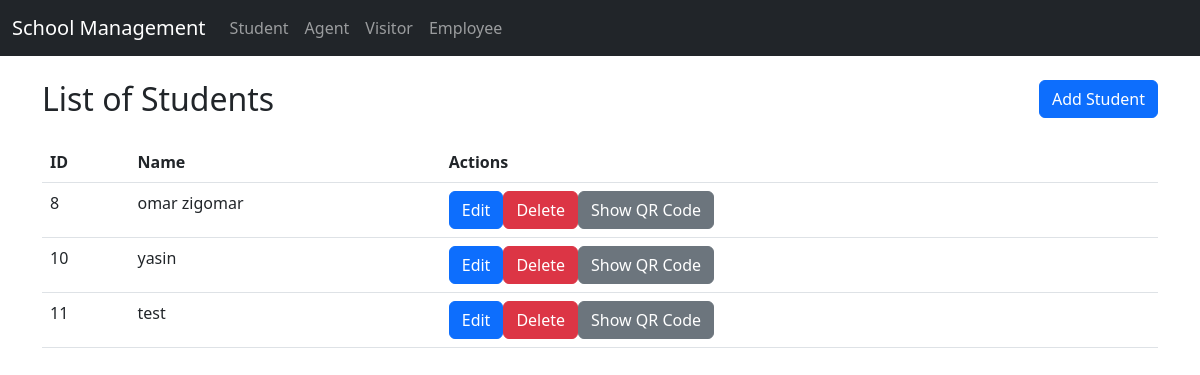
/admin/student/show.php (signed in), run on the app's committed database.
### tables this page shows
CREATE TABLE `student` (
  `student_id` int(11) NOT NULL,
  `student_name` varchar(255) NOT NULL,
  `username` varchar(50) DEFAULT NULL,
  `password` varchar(255) DEFAULT NULL
);

### admin/student/show.php (the view, shortened to what this page needs)
<!DOCTYPE html>
<html lang="en">
<head>
    <link rel="stylesheet" href="https://cdn.jsdelivr.net/npm/bootstrap@5.3.0-alpha1/dist/css/bootstrap.min.css">
</head>
<body>
<nav class="navbar navbar-expand-lg navbar-dark bg-dark">
  <div class="container-fluid">
    <a class="navbar-brand" href="../dashboard.php">School Management</a>
    <div class="collapse navbar-collapse" id="navbarNavDropdown">
      <ul class="navbar-nav">
        <li class="nav-item">
          <a class="nav-link" href="../../admin/student/show.php">Student</a>
        </li>
        <li class="nav-item">
          <a class="nav-link" href="../../admin/agent/show.php">Agent</a>
        </li>
        <li class="nav-item">
          <a class="nav-link" href="../../admin/visitur/show.php">Visitor</a>
        </li>
        <li class="nav-item">
          <a class="nav-link" href="../../admin/employee/show.php">Employee</a>
        </li>
      </ul>
    </div>
  </div>
</nav>
<div class="container mt-4">
  <div class="row mb-3">
    <div class="col">
      <h2>List of Students</h2>
    </div>
    <div class="col text-end">
      <a href="../../admin/student/add.php" class="btn btn-primary">Add Student</a>
    </div>
  </div>
  <?php
  require_once('../../db.php');
  function displayStudents() {
      global $conn;
      $students = $conn->query("SELECT * FROM Student");
      if ($students->num_rows > 0) {
          echo "<table class='table'>";
          echo "<thead><tr><th>ID</th><th>Name</th><th>Actions</th></tr></thead>";
          echo "<tbody>";
          while ($row = $students->fetch_assoc()) {
              echo "<tr>";
              echo "<td>" . $row['student_id'] . "</td>";
              echo "<td>" . $row['student_name'] . "</td>";
              echo "<td class='table-buttons'>";
              echo "<a href='edit.php?id=" . $row['student_id'] . "' class='btn btn-primary'>Edit</a>";
              echo "<a href='delete.php?id=" . $row['student_id'] . "' class='btn btn-danger'>Delete</a>";
              echo "<button class='btn btn-secondary' onclick='showQRCode(\"" . $row['student_id'] . "\", \"" . $row['student_name'] . "\")'>Show QR Code</button>";
              echo "</td>";
              echo "</tr>";
          }
          echo "</tbody>";
          echo "</table>";
      } else {
          echo "No students found.";
      }
  }
  displayStudents();
  ?>
</div>
</body>
</html>

### data on the page
student: student_id "8", student_name "omar zigomar"
student: student_id "10", student_name "yasin"
student: student_id "11", student_name "test"
